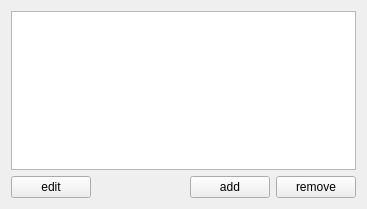
<?xml version="1.0" encoding="UTF-8"?>
<ui version="4.0">
 <class>ListAnnotationsWidget</class>
 <widget class="QWidget" name="ListAnnotationsWidget">
  <property name="geometry">
   <rect>
    <x>0</x>
    <y>0</y>
    <width>367</width>
    <height>209</height>
   </rect>
  </property>
  <property name="windowTitle">
   <string>Form</string>
  </property>
  <layout class="QVBoxLayout" name="verticalLayout">
   <item>
    <widget class="QListWidget" name="listWidget"/>
   </item>
   <item>
    <layout class="QHBoxLayout" name="horizontalLayout">
     <item>
      <widget class="QPushButton" name="editPart">
       <property name="text">
        <string>edit</string>
       </property>
      </widget>
     </item>
     <item>
      <spacer name="horizontalSpacer">
       <property name="orientation">
        <enum>Qt::Horizontal</enum>
       </property>
       <property name="sizeHint" stdset="0">
        <size>
         <width>40</width>
         <height>20</height>
        </size>
       </property>
      </spacer>
     </item>
     <item>
      <widget class="QPushButton" name="addPart">
       <property name="text">
        <string>add</string>
       </property>
      </widget>
     </item>
     <item>
      <widget class="QPushButton" name="removePart">
       <property name="text">
        <string>remove</string>
       </property>
      </widget>
     </item>
    </layout>
   </item>
  </layout>
 </widget>
 <resources/>
 <connections/>
</ui>
